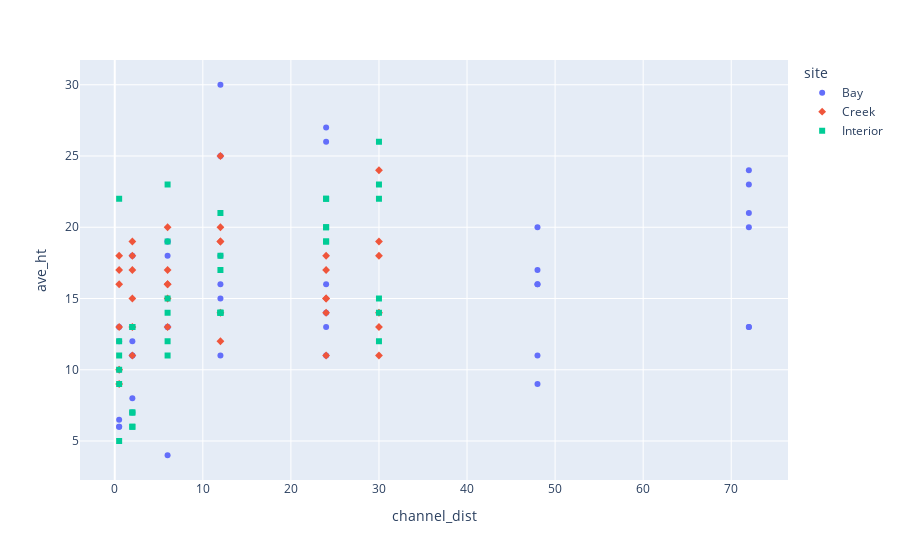

Notebook code cell kept with this figure:
### Markdown cell above
Visualizations

### Code cell
fig = px.scatter(df, x='channel_dist', y='ave_ht', symbol='site', color='site')
fig.show()

### Figure 1 — Plotly figure (JSON) as saved in the notebook; plotly's stock layout.template omitted (floating-point values rounded to 4 significant figures)
{"data": [{"hovertemplate": "site=Bay<br>channel_dist=%{x}<br>ave_ht=%{y}<extra></extra>", "legendgroup": "Bay", "marker": {"color": "#636efa", "symbol": "circle"}, "mode": "markers", "name": "Bay", "orientation": "v", "showlegend": true, "type": "scatter", "x": [0.5, 2, 6, 12, 24, 48, 72, 0.5, 2, 6, 12, 24, 48, 72, 0.5, 2, 6, 12, 24, 48, 72, 0.5, 2, 6, 12, 24, 48, 72, 0.5, 2, 6, 12, 24, 48, 72, 0.5, 2, 6, 12, 24, 48, 72], "xaxis": "x", "y": [6.5, 11, 19, 15, 11, 16, 24, 6, 7, 13, 18, 26, 11, 20, 6, 8, 19, 25, 14, 9, 21, 10, 18, 18, 16, 13, 16, 13, 12, 11, 13, 11, 16, 20, 13, 13, 12, 4, 30, 27, 17, 23], "yaxis": "y"}, {"hovertemplate": "site=Creek<br>channel_dist=%{x}<br>ave_ht=%{y}<extra></extra>", "legendgroup": "Creek", "marker": {"color": "#EF553B", "symbol": "diamond"}, "mode": "markers", "name": "Creek", "orientation": "v", "showlegend": true, "type": "scatter", "x": [0.5, 2, 6, 12, 24, 30, 0.5, 2, 6, 12, 24, 30, 0.5, 2, 6, 12, 24, 30, 0.5, 2, 6, 12, 24, 30, 0.5, 2, 6, 12, 24, 30, 0.5, 2, 6, 12, 24, 30], "xaxis": "x", "y": [18, 15, 16, 20, 14, 13, 13, 18, 20, 14, 18, 19, 17, 19, 16, 19, 15, 18, 16, 17, 15, 25, 11, 24, 10, 13, 17, 12, 15, 14, 9, 11, 13, 19, 17, 11], "yaxis": "y"}, {"hovertemplate": "site=Interior<br>channel_dist=%{x}<br>ave_ht=%{y}<extra></extra>", "legendgroup": "Interior", "marker": {"color": "#00cc96", "symbol": "square"}, "mode": "markers", "name": "Interior", "orientation": "v", "showlegend": true, "type": "scatter", "x": [0.5, 2, 6, 12, 24, 30, 0.5, 2, 6, 12, 24, 30, 0.5, 2, 6, 12, 24, 30, 0.5, 2, 6, 12, 24, 30, 0.5, 2, 6, 12, 24, 30, 0.5, 2, 6, 12, 24, 30], "xaxis": "x", "y": [22, 13, 14, 18, 20, 15, 11, 7, 12, 14, 19, 23, 10, 7, 23, 21, 22, 26, 5, 6, 15, 17, 19, 22, 9, 6, 11, 14, 22, 14, 12, 13, 19, 14, 20, 12], "yaxis": "y"}], "layout": {"legend": {"title": {"text": "site"}, "tracegroupgap": 0}, "margin": {"t": 60}, "xaxis": {"anchor": "y", "domain": [0, 1], "title": {"text": "channel_dist"}}, "yaxis": {"anchor": "x", "domain": [0, 1], "title": {"text": "ave_ht"}}}}
